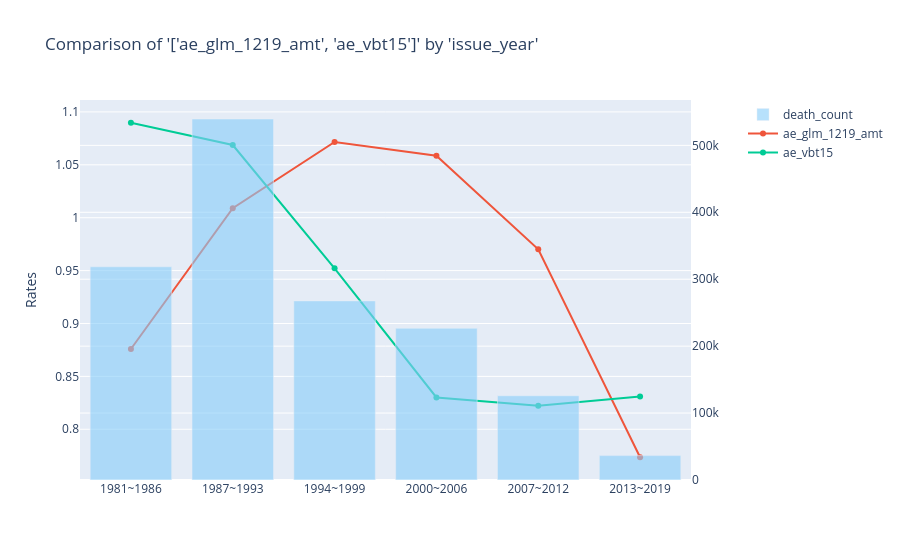

The code cell stored with this chart in its notebook:
### Code cell
charters.compare_rates(
    df=model_data,
    x_axis="issue_year",
    rates=[f"ae_{model_name}", "ae_vbt15"],
    weights=[f"exp_amt_{model_name}", "exp_amt_vbt15"],
    secondary="death_count",
    x_bins=6,
    display=True,
)

### Figure 1 — Plotly figure (JSON) as saved in the notebook; plotly's stock layout.template omitted (floating-point values rounded to 4 significant figures)
{"data": [{"marker": {"color": "rgba(135, 206, 250, 0.6)"}, "name": "death_count", "type": "bar", "x": ["1981~1986", "1987~1993", "1994~1999", "2000~2006", "2007~2012", "2013~2019"], "xaxis": "x", "y": [318500.0, 539400.0, 267600.0, 226700.0, 125900.0, 36450.0], "yaxis": "y2"}, {"mode": "lines+markers", "name": "ae_glm_1219_amt", "type": "scatter", "x": ["1981~1986", "1987~1993", "1994~1999", "2000~2006", "2007~2012", "2013~2019"], "xaxis": "x", "y": [0.8759, 1.009, 1.072, 1.059, 0.9702, 0.7736], "yaxis": "y"}, {"mode": "lines+markers", "name": "ae_vbt15", "type": "scatter", "x": ["1981~1986", "1987~1993", "1994~1999", "2000~2006", "2007~2012", "2013~2019"], "xaxis": "x", "y": [1.09, 1.069, 0.9522, 0.8301, 0.8222, 0.831], "yaxis": "y"}], "layout": {"title": {"text": "Comparison of '['ae_glm_1219_amt', 'ae_vbt15']' by 'issue_year'"}, "xaxis": {"anchor": "y", "domain": [0, 0.94]}, "yaxis": {"anchor": "x", "domain": [0, 1], "title": {"text": "Rates"}, "type": "-"}, "yaxis2": {"anchor": "x", "overlaying": "y", "side": "right"}}}
